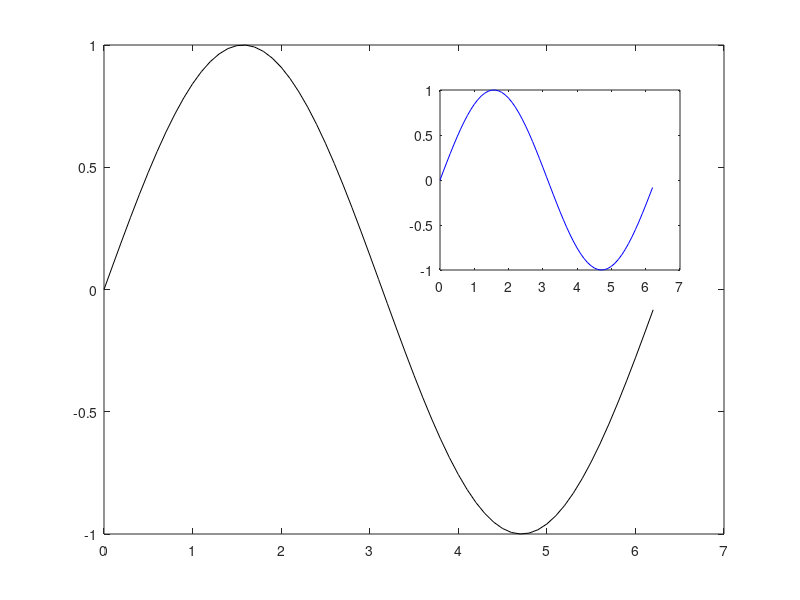

Reproduce this figure in MATLAB.
clc
close all
 
t=0:.1:2*pi;
plot(t,sin(t),'k');
 
axes('position',[0.55,0.55,0.3,0.3]);%关键在这句！所画的小图
plot(t,sin(t), 'b');